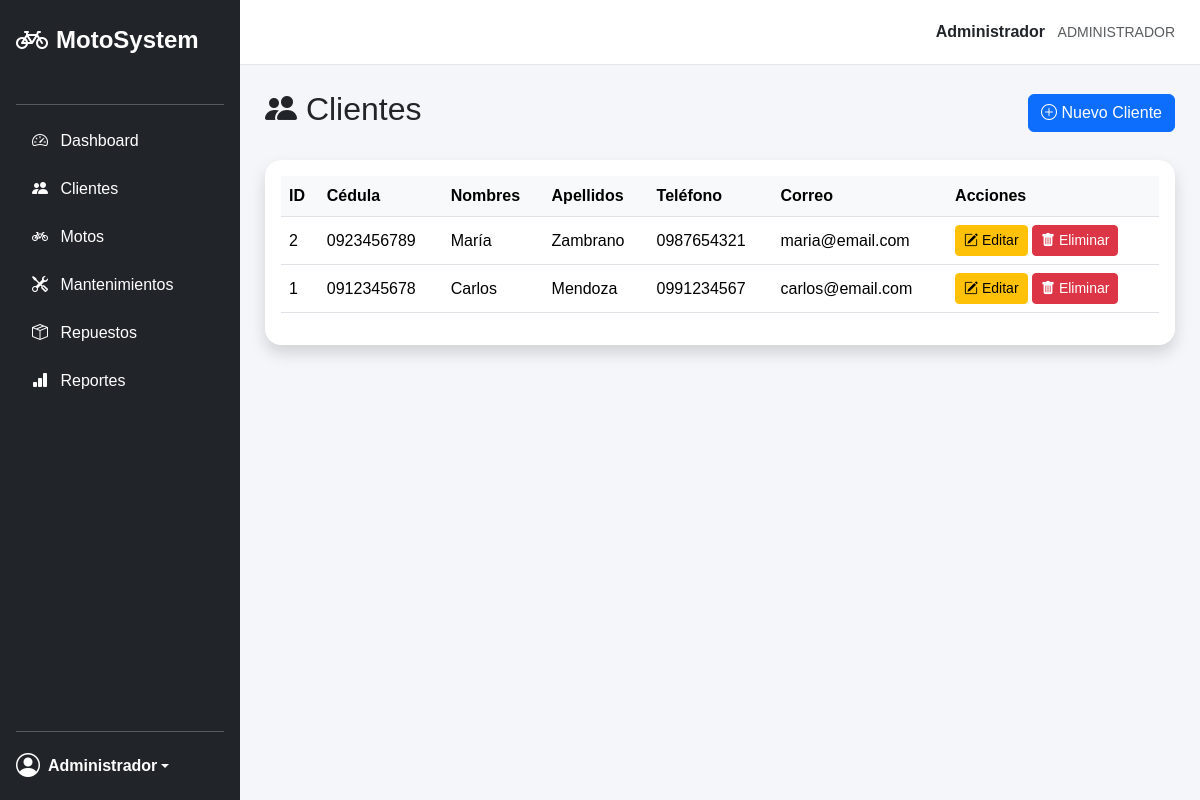
/views/clientes/index.php (signed in), run on the app's committed database.
### tables this page shows
CREATE TABLE clientes (
    id_cliente INT AUTO_INCREMENT PRIMARY KEY,
    cedula VARCHAR(20) NOT NULL UNIQUE,
    nombres VARCHAR(100) NOT NULL,
    apellidos VARCHAR(100) NOT NULL,
    telefono VARCHAR(20),
    correo VARCHAR(100),
    direccion VARCHAR(150),
    estado TINYINT DEFAULT 1,
    fecha_registro TIMESTAMP DEFAULT CURRENT_TIMESTAMP
);

### config/conexion.php (called while the page is built, shortened)
<?php
class Conexion
{
    private $host = "localhost";
    private $puerto = 3306;
    private $usuario = "root";
    private $password = "1234";
    private $base_datos = "sistema_motos";
    public function conectar()
    {
        try {
            $conexion = new mysqli(
                $this->host,
                $this->usuario,
                $this->password,
                $this->base_datos,
                $this->puerto
            );
            $conexion->set_charset("utf8");
            return $conexion;
        } catch (mysqli_sql_exception $e) {
            die("Error de conexión a la base de datos: " . $e->getMessage());
        }
    }
}
?>

### models/Cliente.php (called while the page is built, shortened)
<?php
require_once __DIR__ . "/../config/conexion.php";
class Cliente {
    private $conexion;
    public function __construct() {
        $database = new Conexion();
        $this->conexion = $database->conectar();
    }
    public function obtenerTodos() {
        $sql = "SELECT * FROM clientes ORDER BY id_cliente DESC";
        $resultado = $this->conexion->query($sql);
        $clientes = [];
        while ($fila = $resultado->fetch_assoc()) {
            $clientes[] = $fila;
        }
        return $clientes;
    }
}

### views/clientes/index.php (the view, shortened to what this page needs)
<?php
require_once "../../models/Cliente.php";
$modelo = new Cliente();
$clientes = $modelo->obtenerTodos();
?>
<div class="d-flex justify-content-between align-items-center mb-4">
    <h2>
        <i class="bi bi-people-fill"></i>
        Clientes
    </h2>
    <a href="crear.php" class="btn btn-primary">
        <i class="bi bi-plus-circle"></i>
        Nuevo Cliente
    </a>
</div>
<div class="card border-0 shadow rounded-4">
    <div class="card-body">
        <div class="table-responsive">
            <table class="table table-hover align-middle">
                <thead class="table">
                    <tr>
                        <th>ID</th>
                        <th>Cédula</th>
                        <th>Nombres</th>
                        <th>Apellidos</th>
                        <th>Teléfono</th>
                        <th>Correo</th>
                        <th>Acciones</th>
                    </tr>
                </thead>
                <tbody>
                    <?php foreach ($clientes as $cliente): ?>
                        <tr>
                            <td>
                                <?php echo $cliente["id_cliente"]; ?>
                            </td>
                            <td>
                                <?php echo $cliente["cedula"]; ?>
                            </td>
                            <td>
                                <?php echo $cliente["nombres"]; ?>
                            </td>
                            <td>
                                <?php echo $cliente["apellidos"]; ?>
                            </td>
                            <td>
                                <?php echo $cliente["telefono"]; ?>
                            </td>
                            <td>
                                <?php echo $cliente["correo"]; ?>
                            </td>
                            <td>
                                <a
                                    href="editar.php?id=<?php echo $cliente['id_cliente']; ?>"
                                    class="btn btn-warning btn-sm"
                                >
                                    <i class="bi bi-pencil-square"></i>
                                    Editar
                                </a>
                                <button
                                    class="btn btn-danger btn-sm btn-eliminar"
                                    data-id="<?php echo $cliente['id_cliente']; ?>"
                                >
                                    <i class="bi bi-trash-fill"></i>
                                    Eliminar
                                </button>
                            </td>
                        </tr>
                    <?php endforeach; ?>
                </tbody>
            </table>
        </div>
    </div>
</div>
<?php
include "../layouts/app.php";
?>

### public/css/estilos.css (style rules this page uses)
* { box-sizing: border-box; }
body { background-color: #f4f6f9; font-family: Arial, Helvetica, sans-serif; }
.table th { background-color: #f8f9fa; }

### data on the page
clientes: id_cliente "2", cedula "0923456789", nombres "María", apellidos "Zambrano", telefono "0987654321", correo "maria@email.com"
clientes: id_cliente "1", cedula "0912345678", nombres "Carlos", apellidos "Mendoza", telefono "0991234567", correo "carlos@email.com"

### other printed values
$_SESSION["nombre"] "Administrador"
$_SESSION["rol"] "ADMINISTRADOR"
